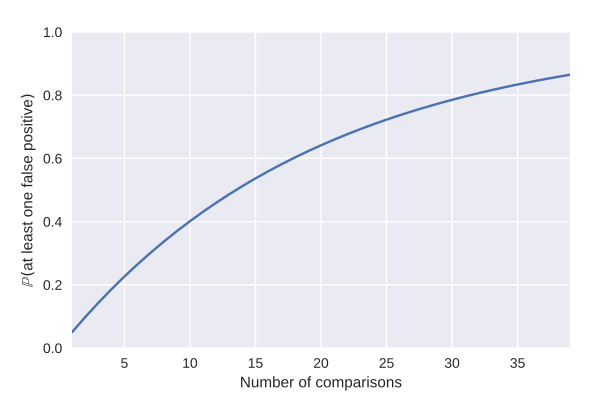

Generate this figure with Python:
import matplotlib.pyplot as plt

import numpy as np

import seaborn as sns

n_tests = np.arange(1, 40)

"""Compute Pr(at least one false positive) in m tests."""
alpha = 0.05
pr_1fp = 1 - (1 - alpha) ** n_tests

"""Plot the data."""
fig = plt.figure(figsize=(6, 4))
fig.subplots_adjust(top=0.92, bottom=0.13, left=0.12, right=0.95)

ax = fig.add_subplot(111)
ax.plot(n_tests, pr_1fp)
ax.set_xlabel('Number of comparisons')
ax.set_ylabel('$\mathbb{P}($at least one false positive$)$')
ax.set_ylim([0, 1])
ax.set_xlim([1, n_tests[-1]])

plt.show()
